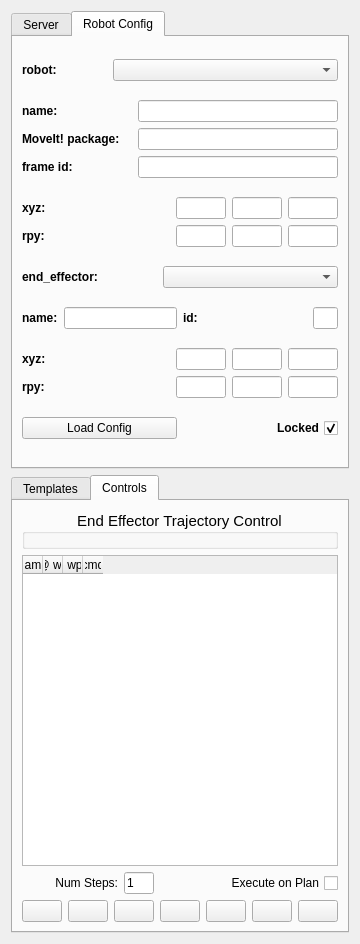
<?xml version="1.0" encoding="UTF-8"?>
<ui version="4.0">
 <class>RVizAffordanceTemplatePanel</class>
 <widget class="QWidget" name="RVizAffordanceTemplatePanel">
  <property name="geometry">
   <rect>
    <x>0</x>
    <y>0</y>
    <width>337</width>
    <height>944</height>
   </rect>
  </property>
  <property name="windowTitle">
   <string>Form</string>
  </property>
  <layout class="QVBoxLayout" name="verticalLayout">
   <item>
    <widget class="QTabWidget" name="config_tab">
     <property name="sizePolicy">
      <sizepolicy hsizetype="Expanding" vsizetype="Expanding">
       <horstretch>0</horstretch>
       <verstretch>0</verstretch>
      </sizepolicy>
     </property>
     <property name="minimumSize">
      <size>
       <width>0</width>
       <height>0</height>
      </size>
     </property>
     <property name="currentIndex">
      <number>1</number>
     </property>
     <widget class="QWidget" name="server_tab">
      <attribute name="title">
       <string>Server</string>
      </attribute>
      <layout class="QGridLayout" name="gridLayout_5">
       <item row="0" column="0">
        <layout class="QGridLayout" name="gridLayout_3">
         <item row="0" column="0">
          <layout class="QVBoxLayout" name="verticalLayout_2">
           <item>
            <layout class="QGridLayout" name="gridLayout_2">
             <item row="0" column="0">
              <widget class="QLabel" name="server_label">
               <property name="font">
                <font>
                 <weight>75</weight>
                 <bold>true</bold>
                </font>
               </property>
               <property name="layoutDirection">
                <enum>Qt::RightToLeft</enum>
               </property>
               <property name="text">
                <string>server:</string>
               </property>
              </widget>
             </item>
             <item row="0" column="1">
              <widget class="QPushButton" name="connect_button">
               <property name="palette">
                <palette>
                 <active>
                  <colorrole role="WindowText">
                   <brush brushstyle="SolidPattern">
                    <color alpha="255">
                     <red>0</red>
                     <green>0</green>
                     <blue>0</blue>
                    </color>
                   </brush>
                  </colorrole>
                  <colorrole role="Button">
                   <brush brushstyle="SolidPattern">
                    <color alpha="255">
                     <red>255</red>
                     <green>0</green>
                     <blue>0</blue>
                    </color>
                   </brush>
                  </colorrole>
                  <colorrole role="Light">
                   <brush brushstyle="SolidPattern">
                    <color alpha="255">
                     <red>255</red>
                     <green>127</green>
                     <blue>127</blue>
                    </color>
                   </brush>
                  </colorrole>
                  <colorrole role="Midlight">
                   <brush brushstyle="SolidPattern">
                    <color alpha="255">
                     <red>255</red>
                     <green>63</green>
                     <blue>63</blue>
                    </color>
                   </brush>
                  </colorrole>
                  <colorrole role="Dark">
                   <brush brushstyle="SolidPattern">
                    <color alpha="255">
                     <red>127</red>
                     <green>0</green>
                     <blue>0</blue>
                    </color>
                   </brush>
                  </colorrole>
                  <colorrole role="Mid">
                   <brush brushstyle="SolidPattern">
                    <color alpha="255">
                     <red>170</red>
                     <green>0</green>
                     <blue>0</blue>
                    </color>
                   </brush>
                  </colorrole>
                  <colorrole role="Text">
                   <brush brushstyle="SolidPattern">
                    <color alpha="255">
                     <red>0</red>
                     <green>0</green>
                     <blue>0</blue>
                    </color>
                   </brush>
                  </colorrole>
                  <colorrole role="BrightText">
                   <brush brushstyle="SolidPattern">
                    <color alpha="255">
                     <red>255</red>
                     <green>255</green>
                     <blue>255</blue>
                    </color>
                   </brush>
                  </colorrole>
                  <colorrole role="ButtonText">
                   <brush brushstyle="SolidPattern">
                    <color alpha="255">
                     <red>0</red>
                     <green>0</green>
                     <blue>0</blue>
                    </color>
                   </brush>
                  </colorrole>
                  <colorrole role="Base">
                   <brush brushstyle="SolidPattern">
                    <color alpha="255">
                     <red>255</red>
                     <green>255</green>
                     <blue>255</blue>
                    </color>
                   </brush>
                  </colorrole>
                  <colorrole role="Window">
                   <brush brushstyle="SolidPattern">
                    <color alpha="255">
                     <red>255</red>
                     <green>0</green>
                     <blue>0</blue>
                    </color>
                   </brush>
                  </colorrole>
                  <colorrole role="Shadow">
                   <brush brushstyle="SolidPattern">
                    <color alpha="255">
                     <red>0</red>
                     <green>0</green>
                     <blue>0</blue>
                    </color>
                   </brush>
                  </colorrole>
                  <colorrole role="AlternateBase">
                   <brush brushstyle="SolidPattern">
                    <color alpha="255">
                     <red>255</red>
                     <green>127</green>
                     <blue>127</blue>
                    </color>
                   </brush>
                  </colorrole>
                  <colorrole role="ToolTipBase">
                   <brush brushstyle="SolidPattern">
                    <color alpha="255">
                     <red>255</red>
                     <green>255</green>
                     <blue>220</blue>
                    </color>
                   </brush>
                  </colorrole>
                  <colorrole role="ToolTipText">
                   <brush brushstyle="SolidPattern">
                    <color alpha="255">
                     <red>0</red>
                     <green>0</green>
                     <blue>0</blue>
                    </color>
                   </brush>
                  </colorrole>
                 </active>
                 <inactive>
                  <colorrole role="WindowText">
                   <brush brushstyle="SolidPattern">
                    <color alpha="255">
                     <red>0</red>
                     <green>0</green>
                     <blue>0</blue>
                    </color>
                   </brush>
                  </colorrole>
                  <colorrole role="Button">
                   <brush brushstyle="SolidPattern">
                    <color alpha="255">
                     <red>255</red>
                     <green>0</green>
                     <blue>0</blue>
                    </color>
                   </brush>
                  </colorrole>
                  <colorrole role="Light">
                   <brush brushstyle="SolidPattern">
                    <color alpha="255">
                     <red>255</red>
                     <green>127</green>
                     <blue>127</blue>
                    </color>
                   </brush>
                  </colorrole>
                  <colorrole role="Midlight">
                   <brush brushstyle="SolidPattern">
                    <color alpha="255">
                     <red>255</red>
                     <green>63</green>
                     <blue>63</blue>
                    </color>
                   </brush>
                  </colorrole>
                  <colorrole role="Dark">
                   <brush brushstyle="SolidPattern">
                    <color alpha="255">
                     <red>127</red>
                     <green>0</green>
                     <blue>0</blue>
                    </color>
                   </brush>
                  </colorrole>
                  <colorrole role="Mid">
                   <brush brushstyle="SolidPattern">
                    <color alpha="255">
                     <red>170</red>
                     <green>0</green>
                     <blue>0</blue>
                    </color>
                   </brush>
                  </colorrole>
                  <colorrole role="Text">
                   <brush brushstyle="SolidPattern">
                    <color alpha="255">
                     <red>0</red>
                     <green>0</green>
                     <blue>0</blue>
                    </color>
                   </brush>
                  </colorrole>
                  <colorrole role="BrightText">
                   <brush brushstyle="SolidPattern">
                    <color alpha="255">
                     <red>255</red>
                     <green>255</green>
                     <blue>255</blue>
                    </color>
                   </brush>
                  </colorrole>
                  <colorrole role="ButtonText">
                   <brush brushstyle="SolidPattern">
                    <color alpha="255">
                     <red>0</red>
                     <green>0</green>
                     <blue>0</blue>
                    </color>
                   </brush>
                  </colorrole>
                  <colorrole role="Base">
                   <brush brushstyle="SolidPattern">
                    <color alpha="255">
                     <red>255</red>
                     <green>255</green>
                     <blue>255</blue>
                    </color>
                   </brush>
                  </colorrole>
                  <colorrole role="Window">
                   <brush brushstyle="SolidPattern">
                    <color alpha="255">
                     <red>255</red>
                     <green>0</green>
                     <blue>0</blue>
                    </color>
                   </brush>
                  </colorrole>
                  <colorrole role="Shadow">
                   <brush brushstyle="SolidPattern">
                    <color alpha="255">
                     <red>0</red>
                     <green>0</green>
                     <blue>0</blue>
                    </color>
                   </brush>
                  </colorrole>
                  <colorrole role="AlternateBase">
                   <brush brushstyle="SolidPattern">
                    <color alpha="255">
                     <red>255</red>
                     <green>127</green>
                     <blue>127</blue>
                    </color>
                   </brush>
                  </colorrole>
                  <colorrole role="ToolTipBase">
                   <brush brushstyle="SolidPattern">
                    <color alpha="255">
                     <red>255</red>
                     <green>255</green>
                     <blue>220</blue>
                    </color>
                   </brush>
                  </colorrole>
                  <colorrole role="ToolTipText">
                   <brush brushstyle="SolidPattern">
                    <color alpha="255">
                     <red>0</red>
                     <green>0</green>
                     <blue>0</blue>
                    </color>
                   </brush>
                  </colorrole>
                 </inactive>
                 <disabled>
                  <colorrole role="WindowText">
                   <brush brushstyle="SolidPattern">
                    <color alpha="255">
                     <red>127</red>
                     <green>0</green>
                     <blue>0</blue>
                    </color>
                   </brush>
                  </colorrole>
                  <colorrole role="Button">
                   <brush brushstyle="SolidPattern">
                    <color alpha="255">
                     <red>255</red>
                     <green>0</green>
                     <blue>0</blue>
                    </color>
                   </brush>
                  </colorrole>
                  <colorrole role="Light">
                   <brush brushstyle="SolidPattern">
                    <color alpha="255">
                     <red>255</red>
                     <green>127</green>
                     <blue>127</blue>
                    </color>
                   </brush>
                  </colorrole>
                  <colorrole role="Midlight">
                   <brush brushstyle="SolidPattern">
                    <color alpha="255">
                     <red>255</red>
                     <green>63</green>
                     <blue>63</blue>
                    </color>
                   </brush>
                  </colorrole>
                  <colorrole role="Dark">
                   <brush brushstyle="SolidPattern">
                    <color alpha="255">
                     <red>127</red>
                     <green>0</green>
                     <blue>0</blue>
                    </color>
                   </brush>
                  </colorrole>
                  <colorrole role="Mid">
                   <brush brushstyle="SolidPattern">
                    <color alpha="255">
                     <red>170</red>
                     <green>0</green>
                     <blue>0</blue>
                    </color>
                   </brush>
                  </colorrole>
                  <colorrole role="Text">
                   <brush brushstyle="SolidPattern">
                    <color alpha="255">
                     <red>127</red>
                     <green>0</green>
                     <blue>0</blue>
                    </color>
                   </brush>
                  </colorrole>
                  <colorrole role="BrightText">
                   <brush brushstyle="SolidPattern">
                    <color alpha="255">
                     <red>255</red>
                     <green>255</green>
                     <blue>255</blue>
                    </color>
                   </brush>
                  </colorrole>
                  <colorrole role="ButtonText">
                   <brush brushstyle="SolidPattern">
                    <color alpha="255">
                     <red>127</red>
                     <green>0</green>
                     <blue>0</blue>
                    </color>
                   </brush>
                  </colorrole>
                  <colorrole role="Base">
                   <brush brushstyle="SolidPattern">
                    <color alpha="255">
                     <red>255</red>
                     <green>0</green>
                     <blue>0</blue>
                    </color>
                   </brush>
                  </colorrole>
                  <colorrole role="Window">
                   <brush brushstyle="SolidPattern">
                    <color alpha="255">
                     <red>255</red>
                     <green>0</green>
                     <blue>0</blue>
                    </color>
                   </brush>
                  </colorrole>
                  <colorrole role="Shadow">
                   <brush brushstyle="SolidPattern">
                    <color alpha="255">
                     <red>0</red>
                     <green>0</green>
                     <blue>0</blue>
                    </color>
                   </brush>
                  </colorrole>
                  <colorrole role="AlternateBase">
                   <brush brushstyle="SolidPattern">
                    <color alpha="255">
                     <red>255</red>
                     <green>0</green>
                     <blue>0</blue>
                    </color>
                   </brush>
                  </colorrole>
                  <colorrole role="ToolTipBase">
                   <brush brushstyle="SolidPattern">
                    <color alpha="255">
                     <red>255</red>
                     <green>255</green>
                     <blue>220</blue>
                    </color>
                   </brush>
                  </colorrole>
                  <colorrole role="ToolTipText">
                   <brush brushstyle="SolidPattern">
                    <color alpha="255">
                     <red>0</red>
                     <green>0</green>
                     <blue>0</blue>
                    </color>
                   </brush>
                  </colorrole>
                 </disabled>
                </palette>
               </property>
               <property name="text">
                <string>Connect</string>
               </property>
              </widget>
             </item>
             <item row="0" column="2">
              <widget class="QLineEdit" name="server_text">
               <property name="text">
                <string>localhost:6789</string>
               </property>
              </widget>
             </item>
            </layout>
           </item>
           <item>
            <widget class="QLabel" name="server_connection_label">
             <property name="font">
              <font>
               <family>Verdana</family>
               <pointsize>10</pointsize>
               <weight>50</weight>
               <bold>false</bold>
              </font>
             </property>
             <property name="text">
              <string>disconnected</string>
             </property>
             <property name="alignment">
              <set>Qt::AlignCenter</set>
             </property>
            </widget>
           </item>
          </layout>
         </item>
         <item row="1" column="0">
          <widget class="QListWidget" name="server_output_status">
           <property name="enabled">
            <bool>true</bool>
           </property>
           <property name="maximumSize">
            <size>
             <width>325</width>
             <height>500</height>
            </size>
           </property>
          </widget>
         </item>
        </layout>
       </item>
      </layout>
     </widget>
     <widget class="QWidget" name="robot_tab">
      <attribute name="title">
       <string>Robot Config</string>
      </attribute>
      <layout class="QGridLayout" name="gridLayout_4">
       <item row="0" column="0" colspan="2">
        <layout class="QHBoxLayout" name="horizontalLayout_2">
         <item>
          <widget class="QLabel" name="robot_label">
           <property name="font">
            <font>
             <weight>75</weight>
             <bold>true</bold>
            </font>
           </property>
           <property name="text">
            <string>robot:</string>
           </property>
          </widget>
         </item>
         <item>
          <widget class="QComboBox" name="robot_select">
           <property name="sizePolicy">
            <sizepolicy hsizetype="Fixed" vsizetype="Fixed">
             <horstretch>0</horstretch>
             <verstretch>0</verstretch>
            </sizepolicy>
           </property>
           <property name="minimumSize">
            <size>
             <width>225</width>
             <height>0</height>
            </size>
           </property>
          </widget>
         </item>
        </layout>
       </item>
       <item row="1" column="0" colspan="2">
        <layout class="QGridLayout" name="gridLayout">
         <item row="0" column="0">
          <widget class="QLabel" name="robot_name_label">
           <property name="font">
            <font>
             <weight>75</weight>
             <bold>true</bold>
            </font>
           </property>
           <property name="text">
            <string>name:</string>
           </property>
          </widget>
         </item>
         <item row="0" column="1">
          <widget class="QLineEdit" name="robot_name">
           <property name="enabled">
            <bool>true</bool>
           </property>
           <property name="maximumSize">
            <size>
             <width>200</width>
             <height>16777215</height>
            </size>
           </property>
           <property name="readOnly">
            <bool>true</bool>
           </property>
          </widget>
         </item>
         <item row="1" column="0">
          <widget class="QLabel" name="package_label">
           <property name="font">
            <font>
             <weight>75</weight>
             <bold>true</bold>
            </font>
           </property>
           <property name="text">
            <string>MoveIt! package:</string>
           </property>
          </widget>
         </item>
         <item row="1" column="1">
          <widget class="QLineEdit" name="moveit_package">
           <property name="enabled">
            <bool>true</bool>
           </property>
           <property name="sizePolicy">
            <sizepolicy hsizetype="Fixed" vsizetype="Fixed">
             <horstretch>0</horstretch>
             <verstretch>0</verstretch>
            </sizepolicy>
           </property>
           <property name="maximumSize">
            <size>
             <width>200</width>
             <height>16777215</height>
            </size>
           </property>
           <property name="readOnly">
            <bool>true</bool>
           </property>
          </widget>
         </item>
         <item row="2" column="0">
          <widget class="QLabel" name="frame_id_label">
           <property name="font">
            <font>
             <weight>75</weight>
             <bold>true</bold>
            </font>
           </property>
           <property name="text">
            <string>frame id:</string>
           </property>
          </widget>
         </item>
         <item row="2" column="1">
          <widget class="QLineEdit" name="frame_id">
           <property name="enabled">
            <bool>true</bool>
           </property>
           <property name="sizePolicy">
            <sizepolicy hsizetype="Fixed" vsizetype="Fixed">
             <horstretch>100</horstretch>
             <verstretch>0</verstretch>
            </sizepolicy>
           </property>
           <property name="maximumSize">
            <size>
             <width>200</width>
             <height>16777215</height>
            </size>
           </property>
           <property name="readOnly">
            <bool>true</bool>
           </property>
          </widget>
         </item>
        </layout>
       </item>
       <item row="6" column="0">
        <widget class="QPushButton" name="load_config_button">
         <property name="enabled">
          <bool>true</bool>
         </property>
         <property name="text">
          <string>Load Config</string>
         </property>
         <property name="checkable">
          <bool>false</bool>
         </property>
        </widget>
       </item>
       <item row="2" column="0" colspan="2">
        <layout class="QVBoxLayout" name="verticalLayout_4">
         <item>
          <layout class="QHBoxLayout" name="horizontalLayout_7">
           <item>
            <widget class="QLabel" name="robot_xyz_label">
             <property name="font">
              <font>
               <weight>75</weight>
               <bold>true</bold>
              </font>
             </property>
             <property name="text">
              <string>xyz:</string>
             </property>
            </widget>
           </item>
           <item>
            <widget class="QLineEdit" name="robot_tx">
             <property name="enabled">
              <bool>true</bool>
             </property>
             <property name="sizePolicy">
              <sizepolicy hsizetype="Fixed" vsizetype="Fixed">
               <horstretch>50</horstretch>
               <verstretch>0</verstretch>
              </sizepolicy>
             </property>
             <property name="maximumSize">
              <size>
               <width>50</width>
               <height>16777215</height>
              </size>
             </property>
             <property name="readOnly">
              <bool>true</bool>
             </property>
            </widget>
           </item>
           <item>
            <widget class="QLineEdit" name="robot_ty">
             <property name="enabled">
              <bool>true</bool>
             </property>
             <property name="sizePolicy">
              <sizepolicy hsizetype="Fixed" vsizetype="Fixed">
               <horstretch>50</horstretch>
               <verstretch>0</verstretch>
              </sizepolicy>
             </property>
             <property name="maximumSize">
              <size>
               <width>50</width>
               <height>16777215</height>
              </size>
             </property>
             <property name="readOnly">
              <bool>true</bool>
             </property>
            </widget>
           </item>
           <item>
            <widget class="QLineEdit" name="robot_tz">
             <property name="enabled">
              <bool>true</bool>
             </property>
             <property name="sizePolicy">
              <sizepolicy hsizetype="Fixed" vsizetype="Fixed">
               <horstretch>50</horstretch>
               <verstretch>0</verstretch>
              </sizepolicy>
             </property>
             <property name="maximumSize">
              <size>
               <width>50</width>
               <height>16777215</height>
              </size>
             </property>
             <property name="readOnly">
              <bool>true</bool>
             </property>
            </widget>
           </item>
          </layout>
         </item>
         <item>
          <layout class="QHBoxLayout" name="horizontalLayout_9">
           <item>
            <widget class="QLabel" name="robot_rpylabel">
             <property name="font">
              <font>
               <weight>75</weight>
               <italic>false</italic>
               <bold>true</bold>
              </font>
             </property>
             <property name="text">
              <string>rpy:</string>
             </property>
            </widget>
           </item>
           <item>
            <widget class="QLineEdit" name="robot_rr">
             <property name="enabled">
              <bool>true</bool>
             </property>
             <property name="sizePolicy">
              <sizepolicy hsizetype="Fixed" vsizetype="Fixed">
               <horstretch>50</horstretch>
               <verstretch>0</verstretch>
              </sizepolicy>
             </property>
             <property name="maximumSize">
              <size>
               <width>50</width>
               <height>16777215</height>
              </size>
             </property>
             <property name="readOnly">
              <bool>true</bool>
             </property>
            </widget>
           </item>
           <item>
            <widget class="QLineEdit" name="robot_rp">
             <property name="enabled">
              <bool>true</bool>
             </property>
             <property name="sizePolicy">
              <sizepolicy hsizetype="Fixed" vsizetype="Fixed">
               <horstretch>50</horstretch>
               <verstretch>0</verstretch>
              </sizepolicy>
             </property>
             <property name="maximumSize">
              <size>
               <width>50</width>
               <height>16777215</height>
              </size>
             </property>
             <property name="readOnly">
              <bool>true</bool>
             </property>
            </widget>
           </item>
           <item>
            <widget class="QLineEdit" name="robot_ry">
             <property name="enabled">
              <bool>true</bool>
             </property>
             <property name="sizePolicy">
              <sizepolicy hsizetype="Fixed" vsizetype="Fixed">
               <horstretch>50</horstretch>
               <verstretch>0</verstretch>
              </sizepolicy>
             </property>
             <property name="maximumSize">
              <size>
               <width>50</width>
               <height>16777215</height>
              </size>
             </property>
             <property name="readOnly">
              <bool>true</bool>
             </property>
            </widget>
           </item>
          </layout>
         </item>
        </layout>
       </item>
       <item row="3" column="0" colspan="2">
        <layout class="QHBoxLayout" name="horizontalLayout">
         <item>
          <widget class="QLabel" name="end_effector_label">
           <property name="font">
            <font>
             <weight>75</weight>
             <bold>true</bold>
            </font>
           </property>
           <property name="text">
            <string>end_effector:</string>
           </property>
          </widget>
         </item>
         <item>
          <widget class="QComboBox" name="end_effector_select">
           <property name="sizePolicy">
            <sizepolicy hsizetype="Fixed" vsizetype="Fixed">
             <horstretch>0</horstretch>
             <verstretch>0</verstretch>
            </sizepolicy>
           </property>
           <property name="minimumSize">
            <size>
             <width>175</width>
             <height>0</height>
            </size>
           </property>
          </widget>
         </item>
        </layout>
       </item>
       <item row="4" column="0" colspan="2">
        <layout class="QHBoxLayout" name="horizontalLayout_6">
         <item>
          <layout class="QHBoxLayout" name="horizontalLayout_3">
           <item>
            <widget class="QLabel" name="ee_name_label">
             <property name="font">
              <font>
               <weight>75</weight>
               <bold>true</bold>
              </font>
             </property>
             <property name="text">
              <string>name:</string>
             </property>
            </widget>
           </item>
           <item>
            <widget class="QLineEdit" name="ee_name">
             <property name="enabled">
              <bool>true</bool>
             </property>
             <property name="maximumSize">
              <size>
               <width>200</width>
               <height>16777215</height>
              </size>
             </property>
             <property name="readOnly">
              <bool>true</bool>
             </property>
            </widget>
           </item>
          </layout>
         </item>
         <item>
          <layout class="QHBoxLayout" name="horizontalLayout_4">
           <item>
            <widget class="QLabel" name="ee_id_label">
             <property name="font">
              <font>
               <weight>75</weight>
               <bold>true</bold>
              </font>
             </property>
             <property name="text">
              <string>id:</string>
             </property>
            </widget>
           </item>
           <item>
            <widget class="QLineEdit" name="ee_id">
             <property name="enabled">
              <bool>true</bool>
             </property>
             <property name="maximumSize">
              <size>
               <width>25</width>
               <height>16777215</height>
              </size>
             </property>
             <property name="readOnly">
              <bool>true</bool>
             </property>
            </widget>
           </item>
          </layout>
         </item>
        </layout>
       </item>
       <item row="5" column="0" colspan="2">
        <layout class="QVBoxLayout" name="verticalLayout_5">
         <item>
          <layout class="QHBoxLayout" name="horizontalLayout_10">
           <item>
            <widget class="QLabel" name="ee_xyz_label">
             <property name="font">
              <font>
               <weight>75</weight>
               <bold>true</bold>
              </font>
             </property>
             <property name="text">
              <string>xyz:</string>
             </property>
            </widget>
           </item>
           <item>
            <widget class="QLineEdit" name="ee_tx">
             <property name="enabled">
              <bool>true</bool>
             </property>
             <property name="sizePolicy">
              <sizepolicy hsizetype="Fixed" vsizetype="Fixed">
               <horstretch>50</horstretch>
               <verstretch>0</verstretch>
              </sizepolicy>
             </property>
             <property name="maximumSize">
              <size>
               <width>50</width>
               <height>16777215</height>
              </size>
             </property>
             <property name="readOnly">
              <bool>true</bool>
             </property>
            </widget>
           </item>
           <item>
            <widget class="QLineEdit" name="ee_ty">
             <property name="enabled">
              <bool>true</bool>
             </property>
             <property name="sizePolicy">
              <sizepolicy hsizetype="Fixed" vsizetype="Fixed">
               <horstretch>50</horstretch>
               <verstretch>0</verstretch>
              </sizepolicy>
             </property>
             <property name="maximumSize">
              <size>
               <width>50</width>
               <height>16777215</height>
              </size>
             </property>
             <property name="readOnly">
              <bool>true</bool>
             </property>
            </widget>
           </item>
           <item>
            <widget class="QLineEdit" name="ee_tz">
             <property name="enabled">
              <bool>true</bool>
             </property>
             <property name="sizePolicy">
              <sizepolicy hsizetype="Fixed" vsizetype="Fixed">
               <horstretch>50</horstretch>
               <verstretch>0</verstretch>
              </sizepolicy>
             </property>
             <property name="maximumSize">
              <size>
               <width>50</width>
               <height>16777215</height>
              </size>
             </property>
             <property name="readOnly">
              <bool>true</bool>
             </property>
            </widget>
           </item>
          </layout>
         </item>
         <item>
          <layout class="QHBoxLayout" name="horizontalLayout_11">
           <item>
            <widget class="QLabel" name="ee_rpy_label">
             <property name="font">
              <font>
               <weight>75</weight>
               <italic>false</italic>
               <bold>true</bold>
              </font>
             </property>
             <property name="text">
              <string>rpy:</string>
             </property>
            </widget>
           </item>
           <item>
            <widget class="QLineEdit" name="ee_rr">
             <property name="enabled">
              <bool>true</bool>
             </property>
             <property name="sizePolicy">
              <sizepolicy hsizetype="Fixed" vsizetype="Fixed">
               <horstretch>50</horstretch>
               <verstretch>0</verstretch>
              </sizepolicy>
             </property>
             <property name="maximumSize">
              <size>
               <width>50</width>
               <height>16777215</height>
              </size>
             </property>
             <property name="readOnly">
              <bool>true</bool>
             </property>
            </widget>
           </item>
           <item>
            <widget class="QLineEdit" name="ee_rp">
             <property name="enabled">
              <bool>true</bool>
             </property>
             <property name="sizePolicy">
              <sizepolicy hsizetype="Fixed" vsizetype="Fixed">
               <horstretch>50</horstretch>
               <verstretch>0</verstretch>
              </sizepolicy>
             </property>
             <property name="maximumSize">
              <size>
               <width>50</width>
               <height>16777215</height>
              </size>
             </property>
             <property name="readOnly">
              <bool>true</bool>
             </property>
            </widget>
           </item>
           <item>
            <widget class="QLineEdit" name="ee_ry">
             <property name="enabled">
              <bool>true</bool>
             </property>
             <property name="sizePolicy">
              <sizepolicy hsizetype="Fixed" vsizetype="Fixed">
               <horstretch>50</horstretch>
               <verstretch>0</verstretch>
              </sizepolicy>
             </property>
             <property name="maximumSize">
              <size>
               <width>50</width>
               <height>16777215</height>
              </size>
             </property>
             <property name="readOnly">
              <bool>true</bool>
             </property>
            </widget>
           </item>
          </layout>
         </item>
        </layout>
       </item>
       <item row="6" column="1">
        <widget class="QCheckBox" name="robot_lock">
         <property name="enabled">
          <bool>true</bool>
         </property>
         <property name="font">
          <font>
           <weight>75</weight>
           <bold>true</bold>
          </font>
         </property>
         <property name="layoutDirection">
          <enum>Qt::RightToLeft</enum>
         </property>
         <property name="text">
          <string>Locked</string>
         </property>
         <property name="checked">
          <bool>true</bool>
         </property>
        </widget>
       </item>
      </layout>
     </widget>
    </widget>
   </item>
   <item>
    <widget class="QTabWidget" name="tabWidget">
     <property name="currentIndex">
      <number>1</number>
     </property>
     <widget class="QWidget" name="tab">
      <attribute name="title">
       <string>Templates</string>
      </attribute>
      <layout class="QGridLayout" name="gridLayout_6">
       <item row="0" column="0">
        <widget class="QGraphicsView" name="graphicsView"/>
       </item>
      </layout>
     </widget>
     <widget class="QWidget" name="tab_2">
      <attribute name="title">
       <string>Controls</string>
      </attribute>
      <layout class="QGridLayout" name="gridLayout_7">
       <item row="1" column="0" colspan="7">
        <widget class="QTableWidget" name="end_effector_table">
         <property name="gridStyle">
          <enum>Qt::DotLine</enum>
         </property>
         <property name="sortingEnabled">
          <bool>true</bool>
         </property>
         <property name="cornerButtonEnabled">
          <bool>true</bool>
         </property>
         <property name="columnCount">
          <number>4</number>
         </property>
         <attribute name="horizontalHeaderCascadingSectionResizes">
          <bool>true</bool>
         </attribute>
         <attribute name="horizontalHeaderDefaultSectionSize">
          <number>0</number>
         </attribute>
         <attribute name="horizontalHeaderHighlightSections">
          <bool>true</bool>
         </attribute>
         <attribute name="horizontalHeaderMinimumSectionSize">
          <number>10</number>
         </attribute>
         <attribute name="verticalHeaderCascadingSectionResizes">
          <bool>false</bool>
         </attribute>
         <attribute name="verticalHeaderDefaultSectionSize">
          <number>10</number>
         </attribute>
         <attribute name="verticalHeaderMinimumSectionSize">
          <number>25</number>
         </attribute>
         <attribute name="verticalHeaderStretchLastSection">
          <bool>false</bool>
         </attribute>
         <column>
          <property name="text">
           <string>name</string>
          </property>
         </column>
         <column>
          <property name="text">
           <string>@ wp</string>
          </property>
         </column>
         <column>
          <property name="text">
           <string># wps</string>
          </property>
         </column>
         <column>
          <property name="text">
           <string>cmd</string>
          </property>
         </column>
        </widget>
       </item>
       <item row="3" column="0">
        <widget class="QPushButton" name="go_to_start_button">
         <property name="text">
          <string/>
         </property>
         <property name="icon">
          <iconset resource="../resources/images.qrc">
           <normaloff>:/start.png</normaloff>:/start.png</iconset>
         </property>
        </widget>
       </item>
       <item row="3" column="4">
        <widget class="QPushButton" name="step_forward_button">
         <property name="text">
          <string/>
         </property>
         <property name="icon">
          <iconset resource="../resources/images.qrc">
           <normaloff>:/ffwd.png</normaloff>:/ffwd.png</iconset>
         </property>
        </widget>
       </item>
       <item row="3" column="2">
        <widget class="QPushButton" name="step_backwards_button">
         <property name="text">
          <string/>
         </property>
         <property name="icon">
          <iconset resource="../resources/images.qrc">
           <normaloff>:/rwnd.png</normaloff>:/rwnd.png</iconset>
         </property>
        </widget>
       </item>
       <item row="3" column="5">
        <widget class="QPushButton" name="pause_button">
         <property name="text">
          <string/>
         </property>
         <property name="icon">
          <iconset resource="../resources/images.qrc">
           <normaloff>:/pause.png</normaloff>:/pause.png</iconset>
         </property>
        </widget>
       </item>
       <item row="0" column="0" colspan="7">
        <widget class="QGroupBox" name="control_box">
         <property name="font">
          <font>
           <pointsize>11</pointsize>
           <weight>50</weight>
           <bold>false</bold>
          </font>
         </property>
         <property name="title">
          <string>End Effector Trajectory Control</string>
         </property>
         <property name="alignment">
          <set>Qt::AlignCenter</set>
         </property>
         <property name="checkable">
          <bool>false</bool>
         </property>
        </widget>
       </item>
       <item row="3" column="3">
        <widget class="QPushButton" name="play_button">
         <property name="text">
          <string/>
         </property>
         <property name="icon">
          <iconset resource="../resources/images.qrc">
           <normaloff>:/right.png</normaloff>:/right.png</iconset>
         </property>
        </widget>
       </item>
       <item row="3" column="6">
        <widget class="QPushButton" name="go_to_end_button">
         <property name="text">
          <string/>
         </property>
         <property name="icon">
          <iconset resource="../resources/images.qrc">
           <normaloff>:/end.png</normaloff>:/end.png</iconset>
         </property>
        </widget>
       </item>
       <item row="3" column="1">
        <widget class="QPushButton" name="play_backwards_button">
         <property name="text">
          <string/>
         </property>
         <property name="icon">
          <iconset resource="../resources/images.qrc">
           <normaloff>:/left.png</normaloff>:/left.png</iconset>
         </property>
        </widget>
       </item>
       <item row="2" column="4" colspan="3">
        <widget class="QCheckBox" name="execute_on_plan">
         <property name="layoutDirection">
          <enum>Qt::RightToLeft</enum>
         </property>
         <property name="text">
          <string>Execute on Plan</string>
         </property>
        </widget>
       </item>
       <item row="2" column="0" colspan="3">
        <layout class="QHBoxLayout" name="horizontalLayout_8">
         <item>
          <widget class="QLabel" name="label_2">
           <property name="text">
            <string>Num Steps:</string>
           </property>
           <property name="alignment">
            <set>Qt::AlignRight|Qt::AlignTrailing|Qt::AlignVCenter</set>
           </property>
          </widget>
         </item>
         <item>
          <widget class="QLineEdit" name="num_steps">
           <property name="maximumSize">
            <size>
             <width>30</width>
             <height>16777215</height>
            </size>
           </property>
           <property name="text">
            <string>1</string>
           </property>
          </widget>
         </item>
        </layout>
       </item>
      </layout>
      <zorder>control_box</zorder>
      <zorder>label_2</zorder>
      <zorder>num_steps</zorder>
      <zorder>label_2</zorder>
      <zorder>end_effector_table</zorder>
      <zorder>num_steps</zorder>
      <zorder>label_2</zorder>
      <zorder>go_to_start_button</zorder>
      <zorder>go_to_end_button</zorder>
      <zorder>play_button</zorder>
      <zorder>step_backwards_button</zorder>
      <zorder>pause_button</zorder>
      <zorder>step_forward_button</zorder>
      <zorder>play_backwards_button</zorder>
      <zorder>execute_on_plan</zorder>
     </widget>
    </widget>
   </item>
  </layout>
 </widget>
 <resources>
  <include location="../resources/images.qrc"/>
 </resources>
 <connections/>
</ui>
